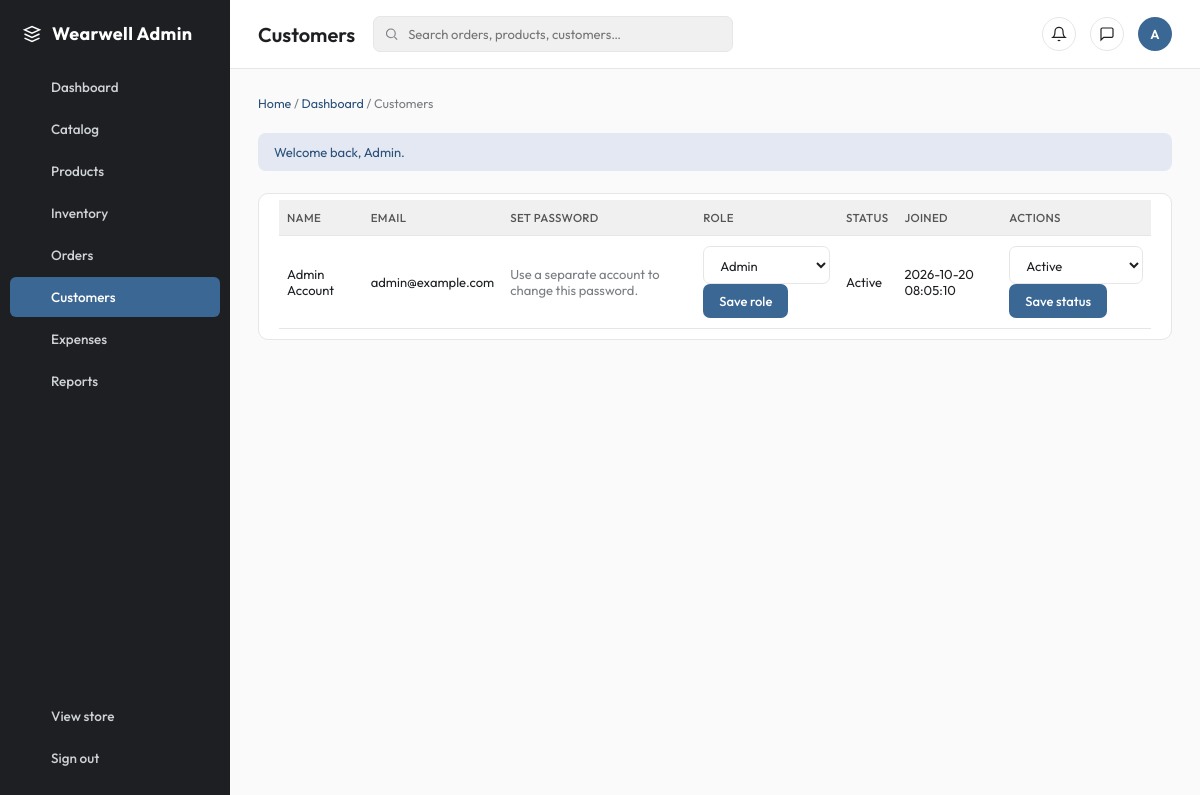
The page /admin/users.php (signed in) on the database its author committed.
### tables this page shows
CREATE TABLE users (
  user_id BIGINT UNSIGNED AUTO_INCREMENT PRIMARY KEY,
  role_id TINYINT UNSIGNED NOT NULL,
  status_id TINYINT UNSIGNED NOT NULL,
  username VARCHAR(50) NULL UNIQUE,
  first_name VARCHAR(80) NOT NULL,
  last_name VARCHAR(80) NOT NULL,
  email VARCHAR(190) NOT NULL UNIQUE,
  password_hash VARCHAR(255) NOT NULL,
  phone VARCHAR(30) NULL,
  profile_photo VARCHAR(255) NULL,
  created_at TIMESTAMP NOT NULL DEFAULT CURRENT_TIMESTAMP,
  updated_at TIMESTAMP NOT NULL DEFAULT CURRENT_TIMESTAMP ON UPDATE CURRENT_TIMESTAMP,
  CONSTRAINT fk_users_role FOREIGN KEY (role_id) REFERENCES roles (role_id),
  CONSTRAINT fk_users_status FOREIGN KEY (status_id) REFERENCES account_statuses (status_id)
);

CREATE TABLE roles (
  role_id TINYINT UNSIGNED AUTO_INCREMENT PRIMARY KEY,
  role_name VARCHAR(30) NOT NULL UNIQUE
);

CREATE TABLE account_statuses (
  status_id TINYINT UNSIGNED AUTO_INCREMENT PRIMARY KEY,
  status_name VARCHAR(30) NOT NULL UNIQUE
);

### includes/functions.php (called while the page is built, shortened)
<?php
function e(mixed $value): string
{
    return htmlspecialchars((string) $value, ENT_QUOTES, 'UTF-8');
}
function current_user(): ?array
{
    return $_SESSION['user'] ?? null;
}

### admin/users.php (the view, shortened to what this page needs)
<?php
require_once __DIR__ . '/../includes/functions.php';
$users = $pdo
    ->query(
        'SELECT u.user_id,u.first_name,u.last_name,u.email,u.created_at,u.status_id,u.role_id,s.status_name,r.role_name FROM users u JOIN account_statuses s ON s.status_id=u.status_id JOIN roles r ON r.role_id=u.role_id ORDER BY u.created_at DESC',
    )
    ->fetchAll();
$roles = $pdo->query('SELECT role_id,role_name FROM roles ORDER BY role_name')->fetchAll();
$statuses = $pdo
    ->query('SELECT status_id,status_name FROM account_statuses ORDER BY status_name')
    ->fetchAll();
require __DIR__ . '/../includes/admin_header.php';
?>
<div class="table-wrap">
  <table>
    <thead>
      <tr>
        <th>Name</th>
        <th>Email</th>
        <th>Set password</th>
        <th>Role</th>
        <th>Status</th>
        <th>Joined</th>
        <th>Actions</th>
      </tr>
    </thead>
    <tbody>
      <?php foreach (
    $users
    as $u
): ?>
      <tr>
        <td><?= e($u['first_name'] . ' ' . $u['last_name']) ?></td>
        <td><?= e(
    $u['email'],
) ?></td>
        <td>
          <?php if ((int) $u['user_id'] === (int) current_user()['id']): ?>
            <span class="muted">Use a separate account to change this password.</span>
          <?php endif; ?>
        </td>
        <td>
          <form method="post">
            <input type="hidden" name="csrf" value="<?= e(
    csrf_token(),
) ?>" /><input type="hidden" name="user_id" value="<?= (int) $u[
    'user_id'
] ?>" /><input type="hidden" name="action" value="role" /><select
              name="role_id"
            >
              <?php foreach (
    $roles
    as $r
): ?>
              <option value="<?= (int) $r['role_id'] ?>" <?= (int) $u['role_id'] === (int) $r['role_id']
    ? 'selected'
    : '' ?>><?= e(
    $r['role_name'],
) ?></option>
              <?php endforeach; ?></select
            ><button>Save role</button>
          </form>
        </td>
        <td><?= e(
    $u['status_name'],
) ?></td>
        <td><?= e(
    $u['created_at'],
) ?></td>
        <td>
          <form method="post">
            <input type="hidden" name="csrf" value="<?= e(
    csrf_token(),
) ?>" /><input type="hidden" name="user_id" value="<?= (int) $u[
    'user_id'
] ?>" /><input type="hidden" name="action" value="status" /><select
              name="status_id"
            >
              <?php foreach (
    $statuses
    as $st
): ?>
              <option value="<?= (int) $st['status_id'] ?>" <?= (int) $u['status_id'] ===
(int) $st['status_id']
    ? 'selected'
    : '' ?>><?= e(
    $st['status_name'],
) ?></option>
              <?php endforeach; ?></select
            ><button>Save status</button>
          </form>
        </td>
      </tr>
      <?php endforeach; ?>
    </tbody>
  </table>
</div>
<?php require __DIR__ . '/../includes/admin_footer.php'; ?>

### assets/css/admin.css (style rules this page uses)
* { box-sizing:border-box }
body { margin:0;font-family:'Outfit',system-ui,sans-serif;background:#fafafa;color:#1d1f22 }
table { width:100%;border-collapse:collapse;font-size:13px }
th,td { text-align:left;padding:10px 8px;border-bottom:1px solid #e6e6e6 }
th { background:#f0f0f0;font-weight:500;color:#555;font-size:11.5px;text-transform:uppercase;letter-spacing:.03em }
.muted { color:#7a7d82 }
.table-wrap { background:#fff;border:1px solid #e6e6e6;border-radius:10px;padding:6px 20px 10px;overflow:auto }
.table-wrap table { margin:0 }
input,select,textarea { width:100%;padding:9px 12px;border:1px solid #e6e6e6;border-radius:7px;font:inherit;font-size:13px;background:#fff;color:#1d1f22 }
button,.button { display:inline-block;background:#3a6794;border:0;border-radius:7px;color:#fff;padding:9px 16px;font:500 13px 'Outfit',sans-serif;cursor:pointer;text-decoration:none }

### rows shown on the page
users: first_name+last_name "Admin Account", email "admin@example.com", shows "Use a separate account to change this password.", role_id "Admin", status.status_name "Active", created_at "2026-10-20 08:05:10", status_id "Active"

### other values the page prints
$label "Dashboard"
$label "Catalog"
$label "Products"
$label "Inventory"
$label "Orders"
$label "Customers"
$label "Expenses"
$label "Reports"
$pageTitle "Customers"
$initial "A"
$notice[0] "Welcome back, Admin."
